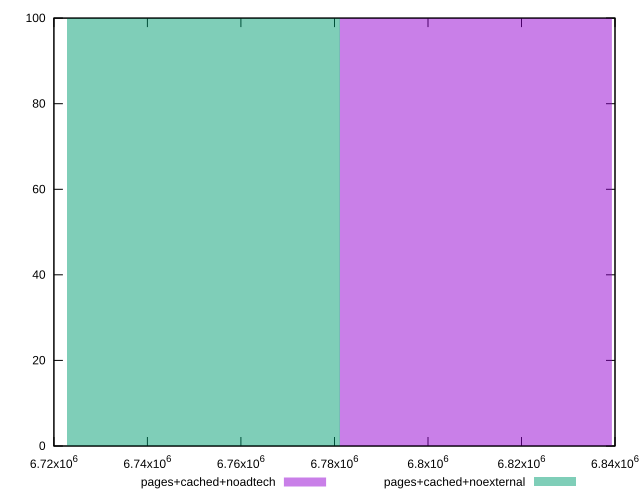

gnuplot code for this plot:
reset
set terminal svg size 640, 500 enhanced background rgb 'white'
set output "reprap/total-byte-weight/comparison/histogram/4_vs_5.svg"

$pagesCachedNoadtech <<EOF
6800915.188400777 99
6859042.668643519 1
EOF

$pagesCachedNoexternal <<EOF
6800915.188400777 100
EOF

set key outside below
set boxwidth 58127.48024274169
set yrange [0:100]
set style fill transparent solid 0.5 noborder

plot \
  $pagesCachedNoadtech title "pages+cached+noadtech" with boxes, \
  $pagesCachedNoexternal title "pages+cached+noexternal" with boxes, \


reset
